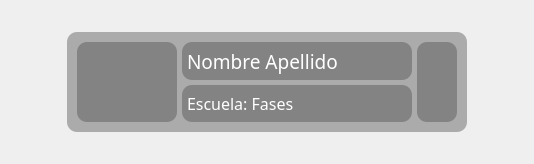
<?xml version="1.0" encoding="UTF-8"?>
<ui version="4.0">
 <class>f_shear_profe</class>
 <widget class="QFrame" name="f_shear_profe">
  <property name="geometry">
   <rect>
    <x>0</x>
    <y>0</y>
    <width>534</width>
    <height>164</height>
   </rect>
  </property>
  <property name="windowTitle">
   <string>Frame</string>
  </property>
  <property name="styleSheet">
   <string notr="true"/>
  </property>
  <layout class="QHBoxLayout" name="horizontalLayout">
   <item>
    <spacer name="horizontalSpacer">
     <property name="orientation">
      <enum>Qt::Orientation::Horizontal</enum>
     </property>
     <property name="sizeType">
      <enum>QSizePolicy::Policy::Maximum</enum>
     </property>
     <property name="sizeHint" stdset="0">
      <size>
       <width>200</width>
       <height>20</height>
      </size>
     </property>
    </spacer>
   </item>
   <item>
    <widget class="QWidget" name="w_shear_profe" native="true">
     <property name="sizePolicy">
      <sizepolicy hsizetype="Minimum" vsizetype="Preferred">
       <horstretch>0</horstretch>
       <verstretch>0</verstretch>
      </sizepolicy>
     </property>
     <property name="minimumSize">
      <size>
       <width>400</width>
       <height>100</height>
      </size>
     </property>
     <property name="maximumSize">
      <size>
       <width>650</width>
       <height>100</height>
      </size>
     </property>
     <property name="styleSheet">
      <string notr="true">QWidget{
	/*background: qlineargradient(spread:pad, x1:0, y1:1, x2:1, y2:0,
	stop:0 rgb(55, 55, 55),
	stop: 0.3 rgb(105, 105, 105),
	stop: 0.7 rgb(105, 105, 105),
	stop:1 rgb(55, 55, 55));*/
	
	background: rgba(70, 70, 70, 0.4);
	border-radius: 10px;
	color: rgba(255, 255, 255, 1);
}</string>
     </property>
     <layout class="QGridLayout" name="gridLayout">
      <property name="leftMargin">
       <number>10</number>
      </property>
      <property name="topMargin">
       <number>10</number>
      </property>
      <property name="rightMargin">
       <number>10</number>
      </property>
      <property name="bottomMargin">
       <number>10</number>
      </property>
      <property name="spacing">
       <number>5</number>
      </property>
      <item row="0" column="1">
       <widget class="QLabel" name="s_nombre_profe">
        <property name="minimumSize">
         <size>
          <width>200</width>
          <height>35</height>
         </size>
        </property>
        <property name="font">
         <font>
          <family>Bahnschrift SemiLight Condensed</family>
          <pointsize>14</pointsize>
         </font>
        </property>
        <property name="text">
         <string>Nombre Apellido</string>
        </property>
        <property name="textFormat">
         <enum>Qt::TextFormat::AutoText</enum>
        </property>
        <property name="scaledContents">
         <bool>false</bool>
        </property>
        <property name="wordWrap">
         <bool>false</bool>
        </property>
        <property name="margin">
         <number>5</number>
        </property>
        <property name="indent">
         <number>5</number>
        </property>
       </widget>
      </item>
      <item row="0" column="2" rowspan="2">
       <widget class="QPushButton" name="stats_profe">
        <property name="minimumSize">
         <size>
          <width>35</width>
          <height>70</height>
         </size>
        </property>
        <property name="maximumSize">
         <size>
          <width>40</width>
          <height>80</height>
         </size>
        </property>
        <property name="styleSheet">
         <string notr="true">QPushButton{
	color: rgb(255, 255, 255);
	border: 0px soild;
	border-radius: 10px;
}
QPushButton:hover{
	background-color: rgba(40, 85, 165, 0.4);
	border-radius: 10px;
}
QPushButton:pressed {
    background-color: rgba(55, 55, 145, 0.7);
}</string>
        </property>
        <property name="text">
         <string/>
        </property>
        <property name="icon">
         <iconset>
          <normaloff>App_Icon/page_info_40dp_FILL0_wght400_GRAD0_opsz40 (1).png</normaloff>App_Icon/page_info_40dp_FILL0_wght400_GRAD0_opsz40 (1).png</iconset>
        </property>
        <property name="iconSize">
         <size>
          <width>24</width>
          <height>24</height>
         </size>
        </property>
       </widget>
      </item>
      <item row="1" column="1">
       <widget class="QLabel" name="s_escuela_profe">
        <property name="minimumSize">
         <size>
          <width>200</width>
          <height>35</height>
         </size>
        </property>
        <property name="font">
         <font>
          <family>Tw Cen MT Condensed</family>
          <pointsize>12</pointsize>
          <bold>false</bold>
         </font>
        </property>
        <property name="text">
         <string>Escuela: Fases</string>
        </property>
        <property name="margin">
         <number>5</number>
        </property>
        <property name="indent">
         <number>5</number>
        </property>
       </widget>
      </item>
      <item row="0" column="0" rowspan="2">
       <widget class="QLabel" name="img_profe">
        <property name="minimumSize">
         <size>
          <width>45</width>
          <height>70</height>
         </size>
        </property>
        <property name="maximumSize">
         <size>
          <width>100</width>
          <height>100</height>
         </size>
        </property>
        <property name="text">
         <string/>
        </property>
        <property name="pixmap">
         <pixmap>App_Icon/account_circle_40dp_FILL0_wght400_GRAD0_opsz40 (1) 70x70.png</pixmap>
        </property>
        <property name="scaledContents">
         <bool>false</bool>
        </property>
        <property name="alignment">
         <set>Qt::AlignmentFlag::AlignCenter</set>
        </property>
        <property name="margin">
         <number>-1</number>
        </property>
       </widget>
      </item>
     </layout>
    </widget>
   </item>
   <item>
    <spacer name="horizontalSpacer_2">
     <property name="orientation">
      <enum>Qt::Orientation::Horizontal</enum>
     </property>
     <property name="sizeType">
      <enum>QSizePolicy::Policy::Maximum</enum>
     </property>
     <property name="sizeHint" stdset="0">
      <size>
       <width>200</width>
       <height>20</height>
      </size>
     </property>
    </spacer>
   </item>
  </layout>
 </widget>
 <resources/>
 <connections/>
</ui>
